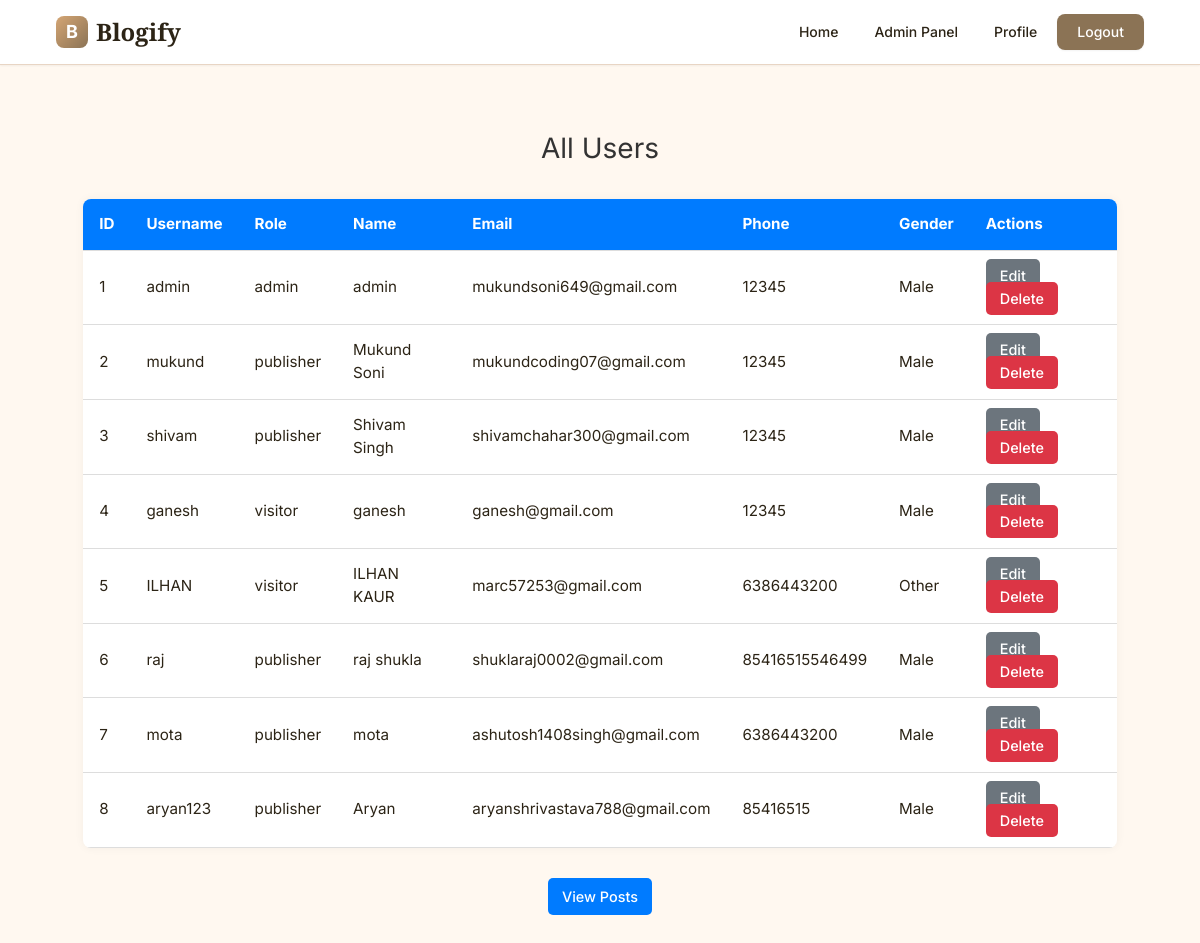
The app's page /admin/users (signed in) with its own data.
### models/login_info.py (models this page shows)
class LoginInfo(db.Model):
    __tablename__ = 'login_info'
    user_id = db.Column(db.Integer, primary_key=True)
    username = db.Column(db.String(150), unique=True, nullable=False)
    password = db.Column(db.String(255), nullable=False)
    role = db.Column(db.Enum(UserRole), nullable=False)
    profile = db.relationship('UserProfile', backref='login', uselist=False)
    posts = db.relationship('Post', backref='author', lazy=True)

### models/user_profile.py (models this page shows)
class UserProfile(db.Model):
    __tablename__ = 'user_profile'
    id = db.Column(db.Integer, primary_key=True)
    name = db.Column(db.String(100), nullable=False)
    phone = db.Column(db.String(15))
    email = db.Column(db.String(100), unique=True, nullable=False)
    gender = db.Column(db.String(10))
    is_deleted = db.Column(db.Boolean, default=False)
    user_id = db.Column(db.Integer, db.ForeignKey('login_info.user_id'), unique=True, nullable=False)

### routes/admin_routes.py (the view)
@admin_bp.route('/users', methods=['GET'])
def view_users():
    return admin_controller.view_users()

### controllers/admin_controller.py (called while the page is built)
def admin_only():
    if session.get('role') != 'admin':
        abort(403)

def view_users():
    admin_only()
    users = LoginInfo.query.join(UserProfile).filter(UserProfile.is_deleted == False).all()
    return render_template('admin/users.html', users=users)

### templates/admin/users.html (shortened to what this page needs)
{% extends "base.html" %}
{% block head %}
<link rel="stylesheet" href="{{ url_for('static', filename='users.css') }}">
{% endblock %}
{% block content %}
<h2 class="page-title">All Users</h2>
<table class="styled-table">
    <thead>
        <tr>
            <th>ID</th>
            <th>Username</th>
            <th>Role</th>
            <th>Name</th>
            <th>Email</th>
            <th>Phone</th>
            <th>Gender</th>
            <th>Actions</th>
        </tr>
    </thead>
    <tbody>
        {% for user in users %}
        <tr>
            <td>{{ user.user_id }}</td>
            <td>{{ user.username }}</td>
            <td>{{ user.role.value }}</td>
            <td>{{ user.profile.name }}</td>
            <td>{{ user.profile.email }}</td>
            <td>{{ user.profile.phone }}</td>
            <td>{{ user.profile.gender }}</td>
            <td>
                <a href="{{ url_for('admin.edit_user', user_id=user.user_id) }}" class="btn btn-secondary">Edit</a>
                <a href="{{ url_for('admin.delete_user', user_id=user.user_id) }}" class="btn btn-delete" onclick="return confirm('Are you sure?')">Delete</a>
            </td>
        </tr>
        {% endfor %}
    </tbody>
</table>
<div class="admin-links">
    <a href="{{ url_for('admin.view_all_posts') }}" class="btn btn-primary">View Posts</a>
</div>
{% endblock %}

### static/users.css (style rules this page uses)
body { font-family: "Segoe UI", sans-serif; background-color: #f4f6f9; }
.page-title { text-align: center; font-size: 28px; margin: 30px 0; color: #333; }
.styled-table { width: 95%; margin: auto; border-collapse: collapse; background: white; box-shadow: 0 0 10px rgba(0, 0, 0, 0.05); border-radius: 8px; overflow: hidden; }
.styled-table th, .styled-table td { padding: 14px 16px; border-bottom: 1px solid #ddd; text-align: left; font-size: 0.95rem; }
.styled-table thead { background-color: #007bff; color: white; }
.btn { padding: 8px 14px; font-size: 0.9rem; border-radius: 5px; text-decoration: none; font-weight: 500; transition: background-color 0.2s ease; }
.btn-primary { background-color: #007bff; color: white; }
.btn-secondary { background-color: #6c757d; color: white; }
.btn-delete { background-color: #dc3545; color: white; }
.admin-links { display: flex; justify-content: center; margin: 30px 0 50px; }

### records on screen
LoginInfo: user_id "1", username "admin", role.value "admin", profile.name "admin", profile.email "mukundsoni649@gmail.com", profile.phone "12345", profile.gender "Male"
LoginInfo: user_id "2", username "mukund", role.value "publisher", profile.name "Mukund Soni", profile.email "mukundcoding07@gmail.com", profile.phone "12345", profile.gender "Male"
LoginInfo: user_id "3", username "shivam", role.value "publisher", profile.name "Shivam Singh", profile.email "shivamchahar300@gmail.com", profile.phone "12345", profile.gender "Male"
LoginInfo: user_id "4", username "ganesh", role.value "visitor", profile.name "ganesh", profile.email "ganesh@gmail.com", profile.phone "12345", profile.gender "Male"
LoginInfo: user_id "5", username "ILHAN", role.value "visitor", profile.name "ILHAN KAUR", profile.email "marc57253@gmail.com", profile.phone "6386443200", profile.gender "Other"
LoginInfo: user_id "6", username "raj", role.value "publisher", profile.name "raj shukla", profile.email "shuklaraj0002@gmail.com", profile.phone "85416515546499", profile.gender "Male"
LoginInfo: user_id "7", username "mota", role.value "publisher", profile.name "mota", profile.email "ashutosh1408singh@gmail.com", profile.phone "6386443200", profile.gender "Male"
LoginInfo: user_id "8", username "aryan123", role.value "publisher", profile.name "Aryan", profile.email "aryanshrivastava788@gmail.com", profile.phone "85416515", profile.gender "Male"
